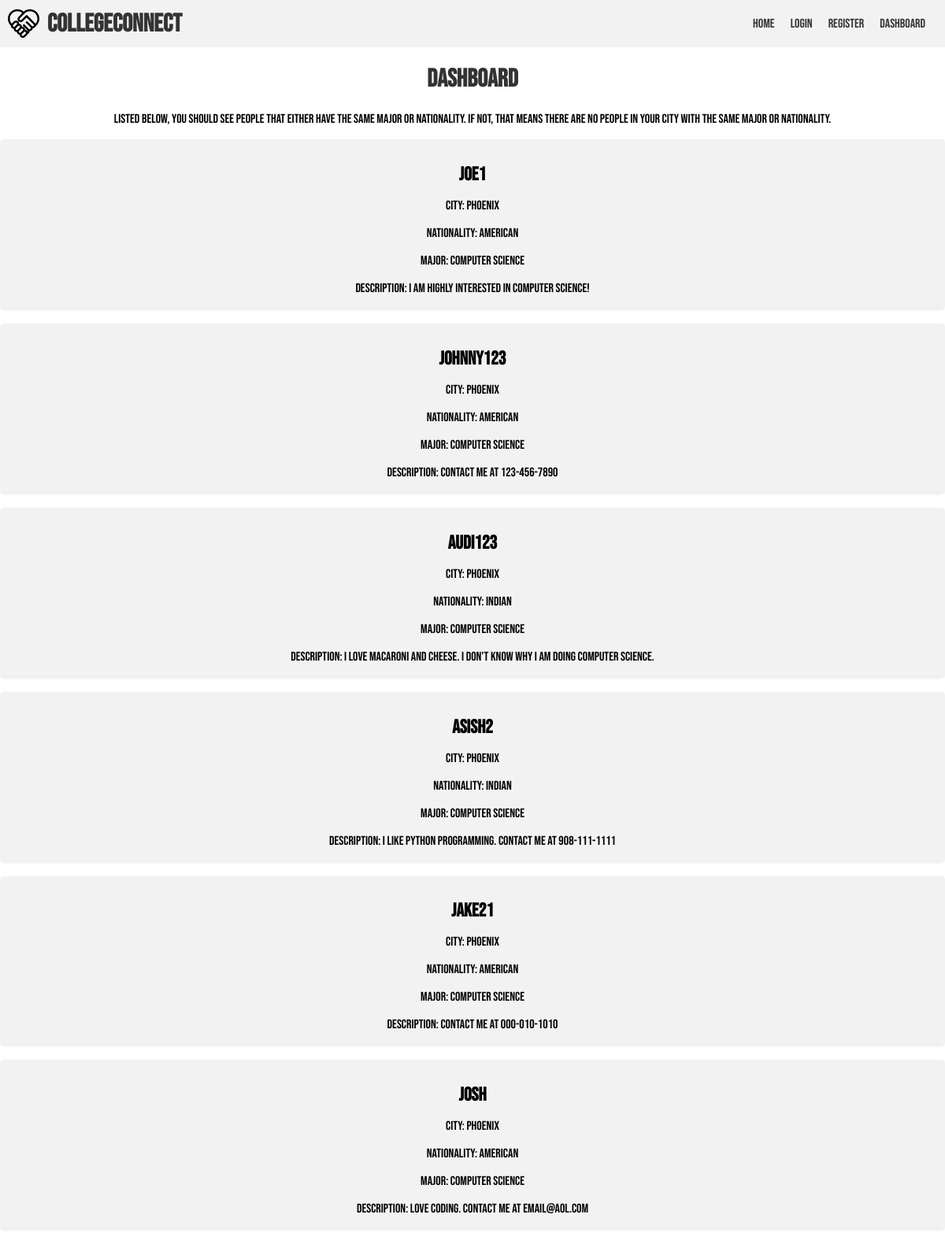
The app's page /dashboard (signed in) with its own data.
### app.py (models this page shows)
class Users(db.Model, UserMixin):
    id = db.Column(db.Integer, primary_key=True)
    username = db.Column(db.String(20), nullable=False, unique=True)
    password = db.Column(db.String(80), nullable=False)
    city = db.Column(db.String(20), nullable=False)
    major = db.Column(db.String(20), nullable=False)
    nation = db.Column(db.String(20), nullable=False)
    description = db.Column(db.String(500), nullable=False)

### app.py (the view)
@app.route('/dashboard', methods=['GET', 'POST'])
@login_required
def dashboard():
    conn = sqlite3.connect('database.db')
    cursor = conn.cursor()
    cursor.execute(f"SELECT * FROM users WHERE city = '{current_user.city}' AND username <> '{current_user.username}' AND (major = '{current_user.major}' OR nation = '{current_user.nation}')")
    rows = cursor.fetchall()
    print(rows)
    return render_template('dashboard.html', rows=rows, user=current_user)

### app.py (called while the page is built)
@login_manager.user_loader
def load_user(user_id):
    return Users.query.get(int(user_id))

### templates/dashboard.html (shortened to what this page needs)
<!DOCTYPE html>
<html lang="en">
<head>
</head>
<body>
    <nav>
        <div id="logo-container">
            <img src="static/images/logo.svg" id="logo">
            <h1 id="logo-text">CollegeConnect</h1>
        </div>
        <ul id="nav-links">
            <li><a href="{{ url_for('home') }}">Home</a></li>
            <li><a href="{{ url_for('login') }}">Login</a></li>
            <li><a href="{{ url_for('register') }}">Register</a></li>
            <li><a href="{{ url_for('dashboard') }}">Dashboard</a></li>
        </ul>
    </nav>
    <h1>Dashboard</h1>
    <p>Listed below, you should see people that either have the same major or nationality. If not, that means there are no people in your city with the same major or nationality.</p>
    {% for profile in rows %}
    <div class="profile">
        <h2>{{ profile[1] }}</h2>
        <p>City: {{ profile[3] }}</p>
        <p>Nationality: {{ profile[5] }}</p>
        <p>Major: {{ profile[4] }}</p>
        <p>Description: {{ profile[6] }}</p>
    </div>
    {% endfor %}
</body>
</html>

### templates/dashboard.html (style rules this page uses)
body { font-family: Arial, sans-serif; font-family: "Bebas Neue", sans-serif; font-weight: 300; font-style: normal; margin: 0; box-sizing: border-box; }
h1 { color: #333; }
a { color: #007bff; text-decoration: none; }
.profile { background-color: #f2f2f2; padding: 10px; margin-bottom: 20px; border-radius: 5px; box-shadow: 0 2px 4px rgba(0, 0, 0, 0.1); }
.profile h2 { font-size: 24px; margin-bottom: 5px; }
.profile p { margin-bottom: 5px; font-size: 16px; }
nav { display: flex; justify-content: space-between; align-items: center; background-color: #f2f2f2; padding: 10px; }
nav h1 { margin: 0; font-size: xx-large; }
nav ul { list-style-type: none; display: flex; align-items: center; margin: 0; padding: 0; }
nav li { margin-right: 10px; }
nav a { text-decoration: none; color: #333; padding: 5px; border-radius: 5px; }
#logo { width: 40px; height: 40px; }
#logo-container { display: flex; align-items: center; }
#logo-text { margin-left: 10px; }
h1, h2, p { text-align: center; }

### records on screen
Users: username "joe1", city "Phoenix", nation "American", major "COMPUTER SCIENCE", description "I am highly interested in computer science!"
Users: username "johnny123", city "Phoenix", nation "American", major "COMPUTER SCIENCE", description "Contact me at 123-456-7890"
Users: username "audi123", city "Phoenix", nation "Indian", major "COMPUTER SCIENCE", description "I love macaroni and cheese. I don't know why I am doing computer science."
Users: username "asish2", city "Phoenix", nation "Indian", major "COMPUTER SCIENCE", description "I like Python programming. Contact me at 908-111-1111"
Users: username "jake21", city "Phoenix", nation "American", major "COMPUTER SCIENCE", description "Contact me at 000-010-1010"
Users: username "josh", city "Phoenix", nation "American", major "COMPUTER SCIENCE", description "Love coding. Contact me at email@aol.com"
